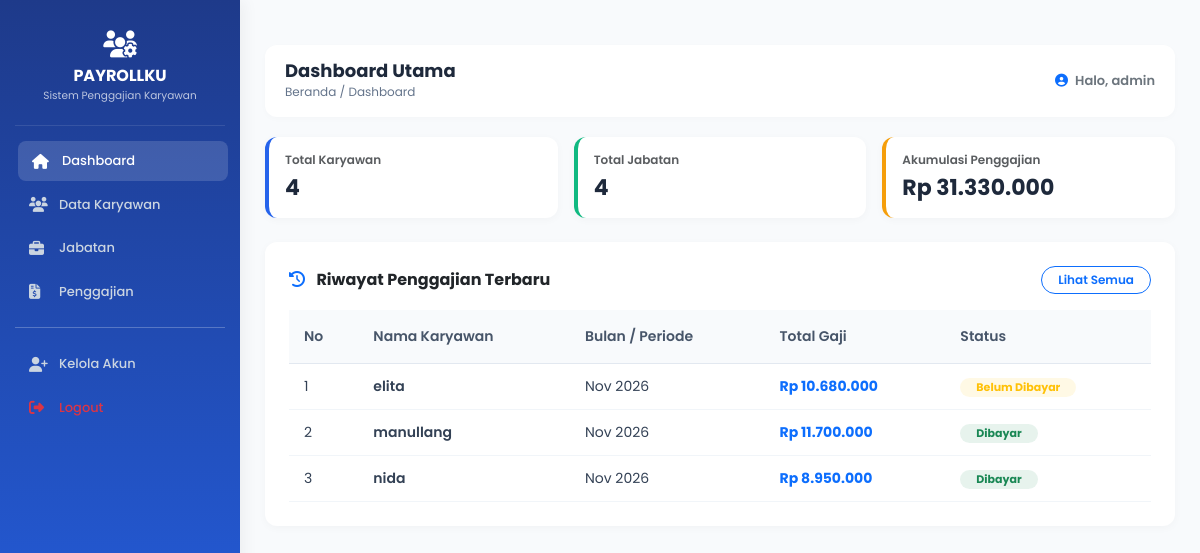
The page /admin/dashboard.php (signed in) on the database its author committed.
### tables this page shows
CREATE TABLE `penggajian` (
  `id_gaji` int(6) NOT NULL,
  `id_karyawan` int(6) NOT NULL,
  `bulan` varchar(20) NOT NULL,
  `total_gaji` int(11) NOT NULL,
  `tanggal_input` date NOT NULL,
  `nama_karyawan` varchar(100) NOT NULL,
  `gaji_pokok` int(11) NOT NULL,
  `tunjangan` int(11) NOT NULL,
  `potongan` int(11) NOT NULL,
  `status` varchar(30) NOT NULL,
  `tanggal_bayar` varchar(30) NOT NULL
);

CREATE TABLE `karyawan` (
  `id_karyawan` int(6) NOT NULL,
  `nik` varchar(20) NOT NULL,
  `nama_karyawan` varchar(50) NOT NULL,
  `id_jabatan` varchar(3) NOT NULL,
  `alamat` text NOT NULL,
  `no_hp` varchar(20) NOT NULL,
  `email` varchar(100) NOT NULL
);

### admin/dashboard.php (the view, shortened to what this page needs)
<?php
include "../koneksi.php";
$q_karyawan = mysqli_query($konek, "SELECT COUNT(*) AS total FROM karyawan");
$d_karyawan = mysqli_fetch_array($q_karyawan);
$jml_karyawan = $d_karyawan['total'] ? $d_karyawan['total'] : 0;
$q_jabatan = mysqli_query($konek, "SELECT COUNT(*) AS total FROM jabatan");
$d_jabatan = mysqli_fetch_array($q_jabatan);
$jml_jabatan = $d_jabatan['total'] ? $d_jabatan['total'] : 0;
$q_akumulasi = mysqli_query($konek, "SELECT SUM(total_gaji) AS total FROM penggajian");
$d_akumulasi = mysqli_fetch_array($q_akumulasi);
$total_penggajian = $d_akumulasi['total'] ? $d_akumulasi['total'] : 0;
?>
<!DOCTYPE html>
<html lang="id">
<head>
    <link rel="stylesheet" href="https://cdn.jsdelivr.net/npm/bootstrap@5.3.3/dist/css/bootstrap.min.css">
    <link rel="stylesheet" href="https://cdnjs.cloudflare.com/ajax/libs/font-awesome/6.4.0/css/all.min.css">
    <link rel="stylesheet" href="../assets/css/style.css">
</head>
<body>
    <div class="sidebar">
        <div class="sidebar-brand">
            <i class="fa-solid fa-users-gear fa-2x text-white mb-1"></i>
            <h5>PAYROLLKU</h5>
            <small>Sistem Penggajian Karyawan</small>
        </div>
        <a href="dashboard.php" class="active"><i class="fa-solid fa-house"></i> Dashboard</a>
        <a href="karyawan.php"><i class="fa-solid fa-users"></i> Data Karyawan</a>
        <a href="jabatan.php"><i class="fa-solid fa-briefcase"></i> Jabatan</a>
        <a href="penggajian.php"><i class="fa-solid fa-file-invoice-dollar"></i> Penggajian</a>
        <hr class="text-light opacity-25 my-3">
        <a href="tambah_akun.php"><i class="fa-solid fa-user-plus"></i> Kelola Akun</a>
        <a href="../logout.php" class="text-danger"><i class="fa-solid fa-right-from-bracket"></i> Logout</a>
    </div>
    <div class="main-content">
        <div class="card-header-top d-flex justify-content-between align-items-center">
            <div>
                <h4>Dashboard Utama</h4>
                <small>Beranda / Dashboard</small>
            </div>
            <div class="fw-semibold text-secondary" style="font-size: 13px;">
                <i class="fa-solid fa-circle-user me-1 text-primary"></i> Halo, <?php echo $_SESSION['username']; ?>
            </div>
        </div>
        <div class="row g-3 mb-4">
            <div class="col-md-4">
                <div class="card card-custom p-3" style="border-left: 4px solid #2563eb;">
                    <h6 class="text-muted" style="font-size: 12px; font-weight: 600;">Total Karyawan</h6>
                    <h3 class="fw-bold m-0" style="font-size: 22px; color: #1e293b;"><?php echo $jml_karyawan; ?></h3>
                </div>
            </div>
            <div class="col-md-4">
                <div class="card card-custom p-3" style="border-left: 4px solid #10b981;">
                    <h6 class="text-muted" style="font-size: 12px; font-weight: 600;">Total Jabatan</h6>
                    <h3 class="fw-bold m-0" style="font-size: 22px; color: #1e293b;"><?php echo $jml_jabatan; ?></h3>
                </div>
            </div>
            <div class="col-md-4">
                <div class="card card-custom p-3" style="border-left: 4px solid #f59e0b;">
                    <h6 class="text-muted" style="font-size: 12px; font-weight: 600;">Akumulasi Penggajian</h6>
                    <h3 class="fw-bold m-0" style="font-size: 22px; color: #1e293b;">Rp <?php echo number_format($total_penggajian, 0, ',', '.'); ?></h3>
                </div>
            </div>
        </div>
        <div class="card card-custom p-4">
            <div class="d-flex justify-content-between align-items-center mb-3">
                <h6 class="fw-bold text-dark m-0"><i class="fa-solid fa-clock-rotate-left text-primary me-2"></i> Riwayat Penggajian Terbaru</h6>
                <a href="penggajian.php" class="btn btn-outline-primary btn-sm px-3 py-1 fw-semibold" style="font-size: 12px; border-radius: 20px;">Lihat Semua</a>
            </div>
            <div class="table-responsive">
                <table class="table table-hover align-middle" style="font-size: 14px;">
                    <thead class="table-light">
                        <tr>
                            <th class="py-3">No</th>
                            <th class="py-3">Nama Karyawan</th>
                            <th class="py-3">Bulan / Periode</th>
                            <th class="py-3">Total Gaji</th>
                            <th class="py-3">Status</th>
                        </tr>
                    </thead>
                    <tbody>
                        <?php
                        $no = 1;
                     $q_riwayat = mysqli_query($konek, "SELECT penggajian.*, karyawan.nama_karyawan FROM penggajian LEFT JOIN karyawan ON penggajian.id_karyawan = karyawan.id_karyawan LIMIT 5");
                        if ($q_riwayat && mysqli_num_rows($q_riwayat) > 0) {
                            while ($r = mysqli_fetch_array($q_riwayat)) {
                                $badge_class = ($r['status'] == 'Dibayar') ? 'bg-success bg-opacity-10 text-success' : 'bg-warning bg-opacity-10 text-warning';
                        ?>
                        <tr>
                            <td><?php echo $no++; ?></td>
                            <td class="fw-semibold"><?php echo isset($r['nama_karyawan']) && !empty($r['nama_karyawan']) ? $r['nama_karyawan'] : 'Karyawan Dihapus'; ?></td>
                            <td><?php echo $r['bulan']; ?></td>
                            <td class="fw-bold text-primary">Rp <?php echo number_format($r['total_gaji'], 0, ',', '.'); ?></td>
                            <td>
                                <span class="badge <?php echo $badge_class; ?> px-3 py-1 rounded-pill" style="font-size: 11px;">
                                    <?php echo $r['status']; ?>
                                </span>
                            </td>
                        </tr>
                        <?php
                            }
                        } else {
                        ?>
                        <tr>
                            <td colspan="5" class="text-center text-muted py-4">Belum ada riwayat penggajian.</td>
                        </tr>
                        <?php } ?>
                    </tbody>
                </table>
            </div>
        </div>
    </div>
</body>
</html>

### assets/CSS/style.css (style rules this page uses)
body { background-color: #f8fafc; font-family: 'Poppins', sans-serif; font-size: 13.5px; }
.sidebar { width: 240px; height: 100vh; position: fixed; background: linear-gradient(180deg, #1e3a8a 0%, #2563eb 100%); color: white; padding: 15px; top: 0; left: 0; z-index: 100; box-shadow: 4px 0 15px rgba(0,0,0,0.05); }
.sidebar-brand { text-align: center; padding: 15px 0 20px 0; border-bottom: 1px solid rgba(255,255,255,0.1); margin-bottom: 15px; }
.sidebar-brand h5 { font-size: 16px; font-weight: 700; margin: 5px 0 0 0; }
.sidebar-brand small { font-size: 10.5px; opacity: 0.7; }
.sidebar a { color: #cbd5e1; text-decoration: none; display: flex; align-items: center; padding: 10px 14px; border-radius: 8px; margin-bottom: 4px; font-weight: 500; font-size: 13px; transition: all 0.2s ease; }
.sidebar a i { font-size: 15px; width: 22px; margin-right: 8px; }
.sidebar a:hover, .sidebar a.active { background: rgba(255, 255, 255, 0.15); color: white; transform: translateX(3px); }
.main-content { margin-left: 240px; padding: 25px; }
.card-header-top { background: white; border-radius: 12px; padding: 15px 20px; box-shadow: 0 2px 6px rgba(0,0,0,0.02); margin-bottom: 20px; display: flex; justify-content: space-between; align-items: center; }
.card-header-top h4 { font-size: 18px; font-weight: 700; margin: 0; color: #1e293b; }
.card-header-top small { font-size: 12px; color: #64748b; }
.card-custom { border: none; border-radius: 12px; box-shadow: 0 2px 8px rgba(0,0,0,0.03); background: white; }
.table { font-size: 13px; margin-bottom: 0; }
.table th { font-weight: 600; background-color: #f8fafc; color: #475569; border-bottom: 1px solid #e2e8f0; padding: 12px 15px; }
.table td { padding: 12px 15px; vertical-align: middle; color: #334155; border-bottom: 1px solid #f1f5f9; }

### rows shown on the page
penggajian: id_karyawan.nama_karyawan "elita", bulan "Nov 2026", total_gaji "10.680.000", status "Belum Dibayar"
penggajian: id_karyawan.nama_karyawan "manullang", bulan "Nov 2026", total_gaji "11.700.000", status "Dibayar"
penggajian: id_karyawan.nama_karyawan "nida", bulan "Nov 2026", total_gaji "8.950.000", status "Dibayar"

### other values the page prints
$_SESSION['username'] "admin"
$jml_karyawan "4"
$jml_jabatan "4"
$total_penggajian "31.330.000"
